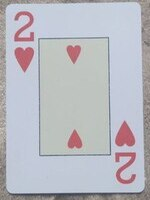
//> input picture 02.04/2chervi.jpg, 150 x 200 px
$ ./02.04   (built with g++ and OpenCV 4)
//> lines starting //> are read from the running program, lines starting //| are printed output that depends on the picture
#include <opencv2/core.hpp>
#include <opencv2/imgproc.hpp>
#include <opencv2/highgui.hpp>
#include <opencv2/features2d.hpp>

using namespace std;
using namespace cv;


void collectCardsFromImages(vector<Mat>& cardsImages, vector<string>& cardsNames, vector<Mat>& cardsDescriptors, vector<vector<KeyPoint>>& cardsKeypoints) {

    string card_names[] = { "2chervi.jpg", "3vinni.jpg", "5kresti.jpg", "9bybovii.jpg", "9kresti.jpg", "damachervi.jpg", "Korolbkresti.jpg" , "Tysbybovii.jpg" , "ValetVinni.jpg" };

    Ptr<SIFT> detector = SIFT::create();

    for (const auto& name : card_names) {
        Mat card = imread(name);
        resize(card, card, Size(150, 200));
        cardsImages.push_back(card);
        cardsNames.push_back(name);

        vector<KeyPoint> keys;
        Mat dis;
        detector->detectAndCompute(card, noArray(), keys, dis);
        cardsKeypoints.push_back(keys);
        cardsDescriptors.push_back(dis);
    }
}

// [108 lines left out: functions affineCastImage, detectCard, drawRotateRect, findCardsOnPhoto, not called in this run]

int main() {

    vector<Mat> cardsImages;
    vector<string> cardsNames;
    vector<Mat> cardsDescriptors;
    vector<vector<KeyPoint>> cardsKeypoints;

    Mat image = imread("cards.jpg");
//> cards.jpg cannot be read in this run, so this picture is empty

    collectCardsFromImages(cardsImages, cardsNames, cardsDescriptors, cardsKeypoints);
//> in collectCardsFromImages, card is the input picture: 200 rows x 150 cols, CV_8UC3; mean B, G, R 192.7, 185.6, 185.1
//> in collectCardsFromImages, `detector->detectAndCompute(card, noArray(), keys, dis);`: keys = 101 keypoints; strongest (x, y, size): (32, 34, 2.8), (16, 18, 3), (133, 176, 3.1), (125, 136, 11.5)
//> in collectCardsFromImages, `cardsKeypoints.push_back(keys);`: cardsKeypoints = 1 item
//> in collectCardsFromImages, `cardsDescriptors.push_back(dis);`:
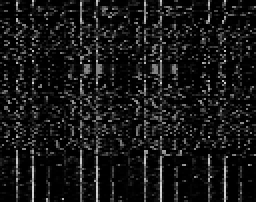
//> cardsDescriptors[0]: 101 rows x 128 cols, CV_32FC1 (shown 2 times larger); min 0, max 214, mean 23
//> pass 2 of the loop in collectCardsFromImages, `for (const auto& name : card_names)`:
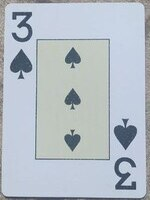
//> input picture 02.04/3vinni.jpg, 150 x 200 px
//> in collectCardsFromImages, card is the input picture: 200 rows x 150 cols, CV_8UC3; mean B, G, R 198.1, 189.7, 180.9
//> keys = 92 keypoints; strongest (x, y, size): (125, 134, 13.3), (21, 64, 12.8), (21, 77, 3.1), (14, 35, 3.3)
//> cardsKeypoints = 2 items
//> in collectCardsFromImages, `cardsDescriptors.push_back(dis);`:
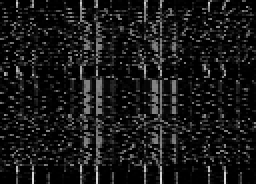
//> cardsDescriptors[1]: 92 rows x 128 cols, CV_32FC1 (shown 2 times larger); min 0, max 222, mean 24
//> pass 3 of the loop in collectCardsFromImages, `for (const auto& name : card_names)`:
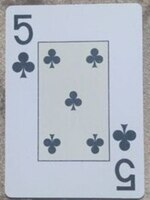
//> input picture 02.04/5kresti.jpg, 150 x 200 px
//> in collectCardsFromImages, card is the input picture: 200 rows x 150 cols, CV_8UC3; mean B, G, R 197.2, 186.2, 179.1
//> keys = 176 keypoints; strongest (x, y, size): (119, 188, 3.3), (23, 75, 3.1), (20, 21, 3.2), (29, 16, 2.8)
//> cardsKeypoints = 3 items
//> in collectCardsFromImages, `cardsDescriptors.push_back(dis);`:
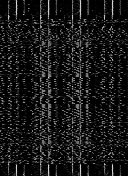
//> cardsDescriptors[2]: 176 rows x 128 cols, CV_32FC1; min 0, max 222, mean 23.7
//> (the run ends here: the program stops with an error, at `resize(card, card, Size(150, 200));`)
